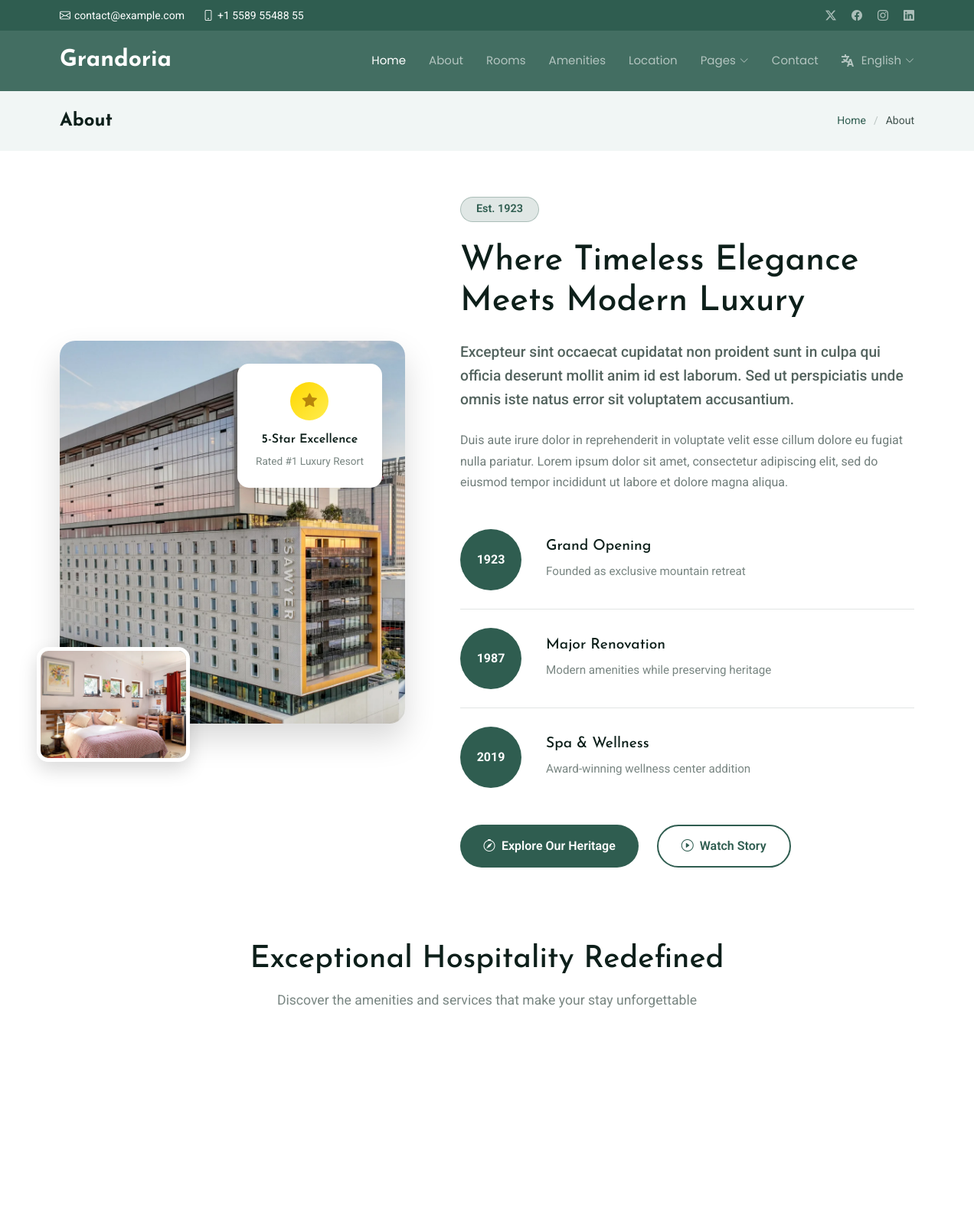
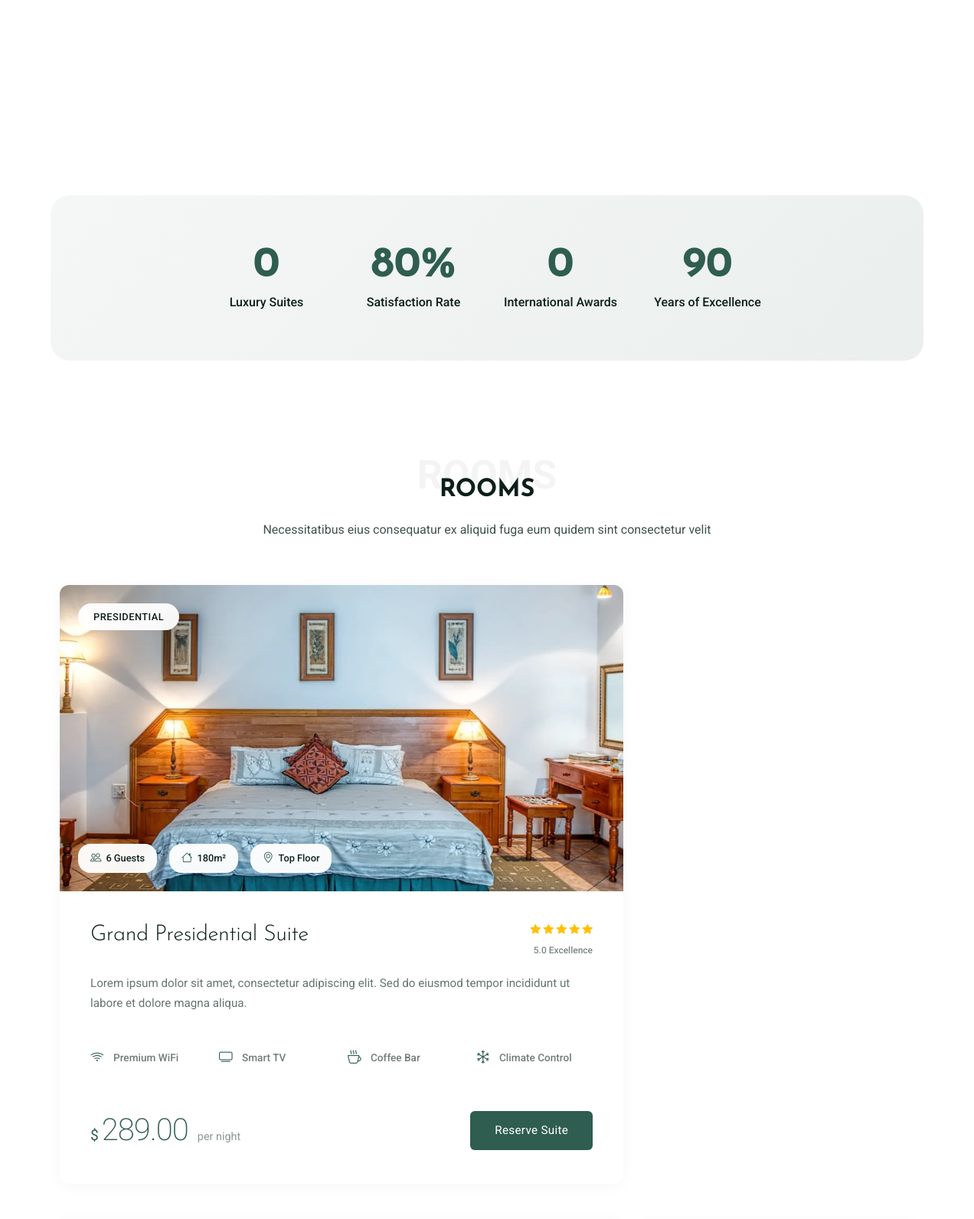
The page /about/ (upper part) on the database its author committed (2 pictures, top to bottom).
### carapp/models.py (models this page shows, shortened)
class Room(models.Model):
    name = models.CharField(max_length=225)
    price = models.DecimalField(max_digits=9, decimal_places=2, verbose_name='price per night')
    num_of_beds = models.PositiveIntegerField(verbose_name='Number of beds')
    num_of_baths = models.PositiveBigIntegerField(verbose_name='Number of baths')
    description = models.TextField()
    image = models.FileField(blank= True , null = True, upload_to='uploads/', verbose_name='Room image')
    wifi_available = models.BooleanField(default=True)
    available = models.BooleanField(default=True)
    created = models.DateTimeField(auto_now_add=True)
    updated = models.DateTimeField(auto_now=True)
    amenities = models.ManyToManyField(Amenity, related_name="rooms",blank=True)
    capacity = models.IntegerField(default=0)

### carapp/views.py (the view)
# urls.py: path('about/',views.about, name = 'about_page'),
def about(request):
    rooms = Room.objects.all()[:2]
    return render(request, 'about.html', {'rooms':rooms})

### carapp/templates/about.html (shortened to what this page needs)
{% extends 'base.html'%}
{% load static%}
{% block content %}
  <main class="main">
    <div class="page-title light-background">
      <div class="container d-lg-flex justify-content-between align-items-center">
        <h1 class="mb-2 mb-lg-0">About</h1>
        <nav class="breadcrumbs">
          <ol>
            <li><a href="{% url 'carapp:home_page'%}">Home</a></li>
            <li class="current">About</li>
          </ol>
        </nav>
      </div>
    </div>
    <section id="about" class="about section">
      <div class="container" data-aos="fade-up" data-aos-delay="100">
        <div class="row align-items-center">
          <div class="col-lg-5">
            <div class="image-stack">
              <div class="main-image-wrapper" data-aos="fade-right" data-aos-delay="200">
                <img src="{% static 'assets/img/hotel/showcase-9.webp'%}" alt="Hotel Exterior" class="img-fluid main-image">
                <div class="floating-card" data-aos="zoom-in" data-aos-delay="400">
                  <div class="card-icon">
                    <i class="bi bi-star-fill"></i>
                  </div>
                  <h6>5-Star Excellence</h6>
                  <p>Rated #1 Luxury Resort</p>
                </div>
              </div>
              <div class="secondary-image" data-aos="fade-up" data-aos-delay="300">
              </div>
            </div>
          </div>
          <div class="col-lg-7">
            <div class="content-wrapper" data-aos="fade-left" data-aos-delay="200">
              <div class="badge">
                <span>Est. 1923</span>
              </div>
              <h2>Where Timeless Elegance Meets Modern Luxury</h2>
              <p class="lead">
                Excepteur sint occaecat cupidatat non proident sunt in culpa qui officia deserunt mollit anim id est laborum. Sed ut perspiciatis unde omnis iste natus error sit voluptatem accusantium.
              </p>
              <p>
                Duis aute irure dolor in reprehenderit in voluptate velit esse cillum dolore eu fugiat nulla pariatur. Lorem ipsum dolor sit amet, consectetur adipiscing elit, sed do eiusmod tempor incididunt ut labore et dolore magna aliqua.
              </p>
              <div class="milestone-timeline">
                <div class="milestone-item" data-aos="slide-up" data-aos-delay="250">
                  <div class="milestone-year">1923</div>
                  <div class="milestone-content">
                    <h5>Grand Opening</h5>
                    <p>Founded as exclusive mountain retreat</p>
                  </div>
                </div>
                <div class="milestone-item" data-aos="slide-up" data-aos-delay="300">
                  <div class="milestone-year">1987</div>
                  <div class="milestone-content">
                    <h5>Major Renovation</h5>
                    <p>Modern amenities while preserving heritage</p>
                  </div>
                </div>
                <div class="milestone-item" data-aos="slide-up" data-aos-delay="350">
                  <div class="milestone-year">2019</div>
                  <div class="milestone-content">
                    <h5>Spa &amp; Wellness</h5>
                    <p>Award-winning wellness center addition</p>
                  </div>
                </div>
              </div>
              <div class="action-buttons">
                <a href="#" class="btn-explore">
                  <i class="bi bi-compass"></i>
                  Explore Our Heritage
                </a>
                <a href="https://www.youtube.com/watch?v=Y7f98aduVJ8" class="btn-video glightbox">
                  <i class="bi bi-play-circle"></i>
                  Watch Story
                </a>
              </div>
            </div>
          </div>
        </div>
        <div class="row features-showcase">
          <div class="col-12">
            <div class="features-header text-center" data-aos="fade-up" data-aos-delay="100">
              <h3>Exceptional Hospitality Redefined</h3>
              <p>Discover the amenities and services that make your stay unforgettable</p>
            </div>
          </div>
        </div>
        <div class="row">
          <div class="col-lg-4 col-md-6">
            <div class="feature-card" data-aos="flip-up" data-aos-delay="200">
              <div class="feature-visual">
                <img src="{% static 'assets/img/hotel/amenities-3.webp'%}" alt="Spa Services" class="img-fluid">
              </div>
              <div class="feature-details">
                <h4>World-Class Spa</h4>
                <p>Rejuvenating treatments in our award-winning wellness sanctuary</p>
              </div>
            </div>
          </div>
          <div class="col-lg-4 col-md-6">
            <div class="feature-card" data-aos="flip-up" data-aos-delay="250">
              <div class="feature-visual">
                <img src="{% static 'assets/img/hotel/dining-4.webp'%}" alt="Fine Dining" class="img-fluid">
              </div>
              <div class="feature-details">
                <h4>Gourmet Dining</h4>
                <p>Michelin-starred cuisine crafted by renowned executive chefs</p>
              </div>
            </div>
          </div>
          <div class="col-lg-4 col-md-6">
            <div class="feature-card" data-aos="flip-up" data-aos-delay="300">
              <div class="feature-visual">
                <img src="{% static 'assets/img/hotel/location-2.webp'%}" alt="Prime Location" class="img-fluid">
              </div>
              <div class="feature-details">
                <h4>Prime Location</h4>
                <p>Nestled in the heart of the city with breathtaking panoramic views</p>
              </div>
            </div>
          </div>
        </div>
        <div class="row achievements-section">
          <div class="col-lg-8 offset-lg-2">
            <div class="achievements-grid" data-aos="fade-up" data-aos-delay="200">
              <div class="achievement-stat">
                <div class="stat-counter">
                  <span data-purecounter-start="0" data-purecounter-end="236" data-purecounter-duration="2" class="purecounter"></span>
                </div>
                <div class="stat-description">Luxury Suites</div>
              </div>
              <div class="achievement-stat">
                <div class="stat-counter">
                  <span data-purecounter-start="80" data-purecounter-end="96" data-purecounter-duration="2" class="purecounter"></span>%
                </div>
                <div class="stat-description">Satisfaction Rate</div>
              </div>
              <div class="achievement-stat">
                <div class="stat-counter">
                  <span data-purecounter-start="0" data-purecounter-end="15" data-purecounter-duration="1" class="purecounter"></span>
                </div>
                <div class="stat-description">International Awards</div>
              </div>
              <div class="achievement-stat">
                <div class="stat-counter">
                  <span data-purecounter-start="90" data-purecounter-end="100" data-purecounter-duration="2" class="purecounter"></span>
                </div>
                <div class="stat-description">Years of Excellence</div>
              </div>
            </div>
          </div>
        </div>
      </div>
    </section>
    <section id="rooms-showcase" class="rooms-showcase section">
      <div class="container section-title" data-aos="fade-up">
        <span class="description-title">Rooms</span>
        <h2>Rooms</h2>
        <p>Necessitatibus eius consequatur ex aliquid fuga eum quidem sint consectetur velit</p>
      </div>
      <div class="container" data-aos="fade-up" data-aos-delay="100">
        <div class="row gy-5">
        {% for room in rooms %}
          <div class="col-xl-8" data-aos="zoom-in" data-aos-delay="200">
            <div class="hero-room-showcase">
              <div class="showcase-image-container">
                <img src="{{room.image.url}}" alt="Grand Presidential Suite" class="img-fluid">
                <div class="room-category-badge">
                  <span>Presidential</span>
                </div>
                <div class="room-details-overlay">
                  <div class="room-specs">
                    <span class="spec-item">
                      <i class="bi bi-people"></i>
                      <span>6 Guests</span>
                    </span>
                    <span class="spec-item">
                      <i class="bi bi-house"></i>
                      <span>180m²</span>
                    </span>
                    <span class="spec-item">
                      <i class="bi bi-geo-alt"></i>
                      <span>Top Floor</span>
                    </span>
                  </div>
                </div>
              </div>
              <div class="showcase-content">
                <div class="room-title-section">
                  <h2>Grand Presidential Suite</h2>
                  <div class="room-rating">
                    <div class="stars">
                      <i class="bi bi-star-fill"></i>
                      <i class="bi bi-star-fill"></i>
                      <i class="bi bi-star-fill"></i>
                      <i class="bi bi-star-fill"></i>
                      <i class="bi bi-star-fill"></i>
                    </div>
                    <span class="rating-text">5.0 Excellence</span>
                  </div>
                </div>
                <p class="room-description">{{room.description}}</p>
                <div class="amenities-grid">
                  {% if room.wifi_available%}
                  <div class="amenity-item">
                    <i class="bi bi-wifi"></i>
                    <span>Premium WiFi</span>
                  </div>
                  {% endif %}
                  <div class="amenity-item">
                    <i class="bi bi-tv"></i>
                    <span>Smart TV</span>
                  </div>
                  <div class="amenity-item">
                    <i class="bi bi-cup-hot"></i>
                    <span>Coffee Bar</span>
                  </div>
                  <div class="amenity-item">
                    <i class="bi bi-snow"></i>
                    <span>Climate Control</span>
                  </div>
                </div>
                <div class="booking-section">
                  <div class="price-display">
                    <span class="currency">$</span>
                    <span class="amount">{{room.price}}</span>
                    <span class="period">per night</span>
                  </div>
                  <a href="{% url 'carapp:room_details' room.id%}" class="primary-booking-btn">Reserve Suite</a>
                </div>
              </div>
            </div>
          </div>
          {% endfor %}
        </div>
      </div>
    </section>
  </main>
{% endblock %}

### rows shown on the page
Room: image (picture), description "Lorem ipsum dolor sit amet, consectetur adipiscing elit. Sed do eiusmod tempor incididunt ut labore et dolore magna aliqua.", wifi_available True (drawn), price "289.00"
